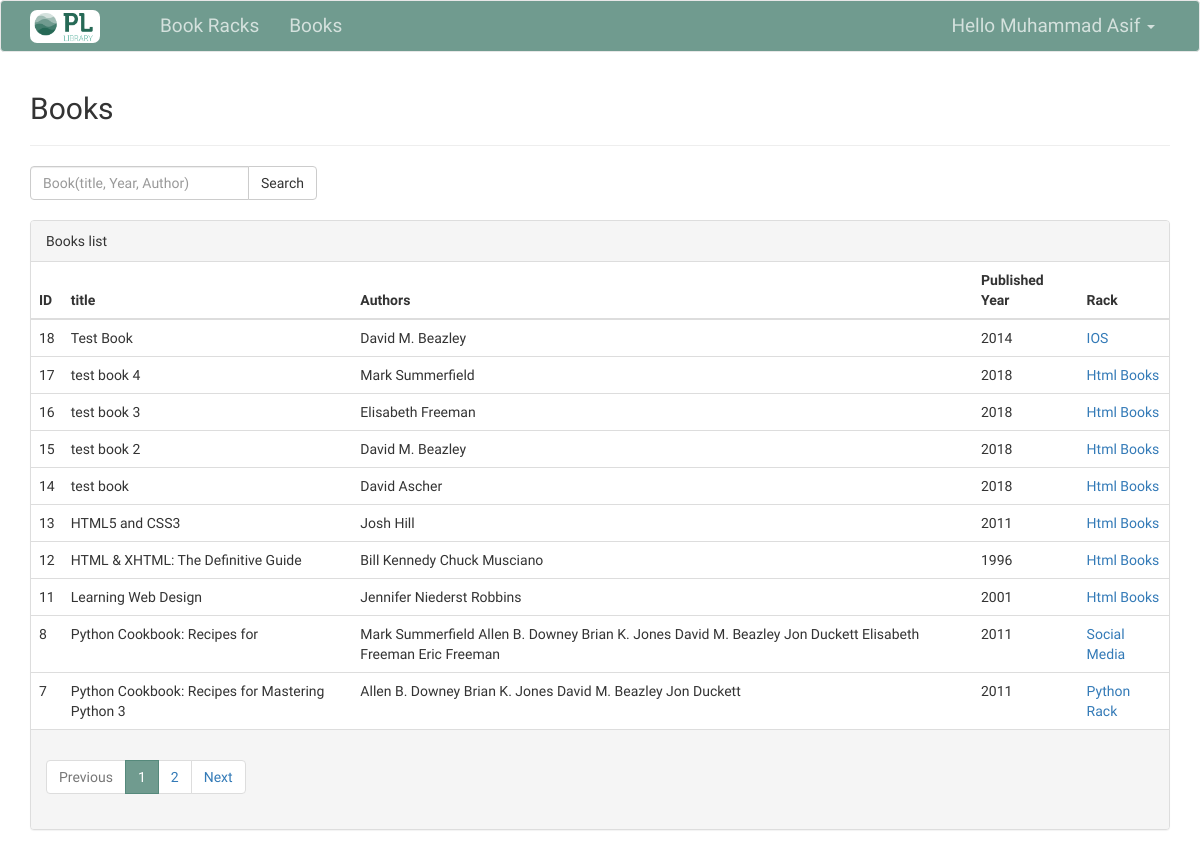
Page /book/ (signed in) on the committed database.
### bookracks/models.py (models this page shows, shortened)
class DefaultModel(models.Model):
    created = models.DateTimeField(auto_now_add=True)
    modified = models.DateTimeField(auto_now=True)
    class Meta:
        abstract = True

class Book(DefaultModel):
    book_rack = models.ForeignKey(BookRack, on_delete=models.CASCADE)
    title = models.CharField(null=False, blank=False, max_length=255)
    slug = models.SlugField(null=True, blank=True, max_length=255, unique=True)
    authors = models.ManyToManyField(Author)
    published_year = models.CharField(max_length=50)
    cover_url = models.URLField(null=True, blank=True, max_length=255)

class Author(DefaultModel):
    name = models.CharField(max_length=200)
    slug = models.SlugField(null=True, blank=True, max_length=255, unique=True)

class BookRack(DefaultModel):
    name = models.CharField(null=False, blank=False, max_length=255)
    slug = models.SlugField(null=True, blank=True, max_length=255, unique=True)
    description = models.TextField(null=True, blank=True)

### bookracks/views.py (the view)
# urls.py: path('', views.BooksListView.as_view(), name="books_list"),
class BooksListView(LoginRequiredMixin, ListView):
    model = Book
    paginate_by = 10
    template_name = 'bookracks/books/index.html'
    def get_queryset(self):
        query = super(BooksListView, self).get_queryset().order_by('-id')
        qry = self.request.GET.get('search')
        if qry:
            query = query.filter(Q(title__contains=qry)|Q(published_year__contains=qry)|Q(authors__name__contains=qry))
            query = query.distinct()
        return query
    def get_context_data(self, *, object_list=None, **kwargs):
        context = super(BooksListView, self).get_context_data(object_list=None, **kwargs)
        context['search'] = self.request.GET.get('search', '')
        return context

### templates/bookracks/books/index.html (shortened to what this page needs)
{% extends 'base.html' %}
{% block content %}
    <h2>Books</h2>
    <hr>
    <form class="form-inline" method="get">
        <div class="input-group">
            <input name="search" type="text" class="form-control" placeholder="Book(title, Year, Author)" value="{{ search }}">
            <span class="input-group-btn">
                <button class="btn btn-default" type="submit">Search</button>
            </span>
        </div>
    </form>
    <br>
    <div class="panel panel-default">
        <div class="panel-heading">Books list</div>
        <div class="panel-body" style="padding: 0">
            <table class="table tabel-hover" style="margin-bottom: 0px">
                <thead>
                <tr>
                    <th>ID</th>
                    <th>title</th>
                    <th>Authors</th>
                    <th>Published Year</th>
                    <th>Rack</th>
                </tr>
                </thead>
                <tbody>
                {% for book in object_list %}
                    <tr>
                        <td>{{ book.id }}</td>
                        <td>{{ book.title }}</td>
                        <td>
                            {% for author in book.authors.all %}
                                {{ author.name }}
                            {% endfor %}
                        </td>
                        <td>{{ book.published_year }}</td>
                        <td>
                            <a href="{% url 'racks:racks_detail' book.book_rack.slug %}">{{ book.book_rack.name }}</a>
                        </td>
                    </tr>
                {% endfor %}
                </tbody>
            </table>
        </div>
        {% if is_paginated and paginator.page_range %}
            <div class="panel-footer">
                {% include 'elements/pagination.html' %}
            </div>
        {% endif %}
    </div>
{% endblock %}

### templates/base.html (shortened to what this page needs)
{% load static %}
<!DOCTYPE html>
<html lang="en">
<head>
    <link href="https://stackpath.bootstrapcdn.com/bootstrap/3.3.7/css/bootstrap.min.css" rel="stylesheet">
    <link href="https://stackpath.bootstrapcdn.com/font-awesome/4.7.0/css/font-awesome.min.css" rel="stylesheet">
    <link href="{% static 'css/style.css' %}" type="text/css" rel="stylesheet">
</head>
<body>
<nav class="navbar navbar-default">
    <div class="container container-fluid">
        <div class="navbar-header">
            <a class="navbar-brand" href="/" style="width: 130px">
                <img src="{% static 'images/pl-lib.png' %}">
            </a>
        </div>
        <div id="navbar" class="navbar-collapse collapse">
            <ul class="nav navbar-nav">
                <li><a href="{% url 'racks:racks_list' %}">Book Racks</a></li>
                <li><a href="{% url 'racks:books_list' %}">Books</a></li>
            </ul>
            <ul class="nav navbar-nav navbar-right">
                <li class="dropdown">
                    <a href="#" class="dropdown-toggle" data-toggle="dropdown" role="button" aria-haspopup="true" aria-expanded="false">
                        Hello {{ request.user.first_name }} <span class="caret"></span>
                    </a>
                </li>
            </ul>
        </div>
    </div>
</nav>
<div class="container">
    {% block content %}{% endblock %}
</div>
</body>
</html>

### librarysys/public/css/style.css (style rules this page uses)
.form-control { color: #212121; }
body { font-family: 'Crete Round', serif; }
.navbar-default { background-color: #709b8f; border-color: #e7e7e7; }
.navbar-brand img { width: 70px; position: absolute; top: 9px; border-radius: 7px; }
.navbar-default .navbar-nav>li>a { color: #d4e1dd; font-size: 19px; }

### rows in the picture
Book: id "18", title "Test Book", published_year "2014", book_rack.name "IOS"
Author: name "David M. Beazley"
Book: id "17", title "test book 4", published_year "2018", book_rack.name "Html Books"
Author: name "Mark Summerfield"
Book: id "16", title "test book 3", published_year "2018", book_rack.name "Html Books"
Author: name "Elisabeth Freeman"
Book: id "15", title "test book 2", published_year "2018", book_rack.name "Html Books"
Book: id "14", title "test book", published_year "2018", book_rack.name "Html Books"
Author: name "David Ascher"
Book: id "13", title "HTML5 and CSS3", published_year "2011", book_rack.name "Html Books"
Author: name "Josh Hill"
Book: id "12", title "HTML & XHTML: The Definitive Guide", published_year "1996", book_rack.name "Html Books"
Author: name "Bill Kennedy"
Author: name "Chuck Musciano"
Book: id "11", title "Learning Web Design", published_year "2001", book_rack.name "Html Books"
Author: name "Jennifer Niederst Robbins"
Book: id "8", title "Python Cookbook: Recipes for", published_year "2011", book_rack.name "Social Media"
Author: name "Allen B. Downey"
Author: name "Brian K. Jones"
Author: name "Jon Duckett"
Author: name "Eric Freeman"
Book: id "7", title "Python Cookbook: Recipes for Mastering Python 3", published_year "2011", book_rack.name "Python Rack"

### other values in the picture
{{ request.user.first_name }} "Muhammad Asif"
{{ page }} "1" "2"
